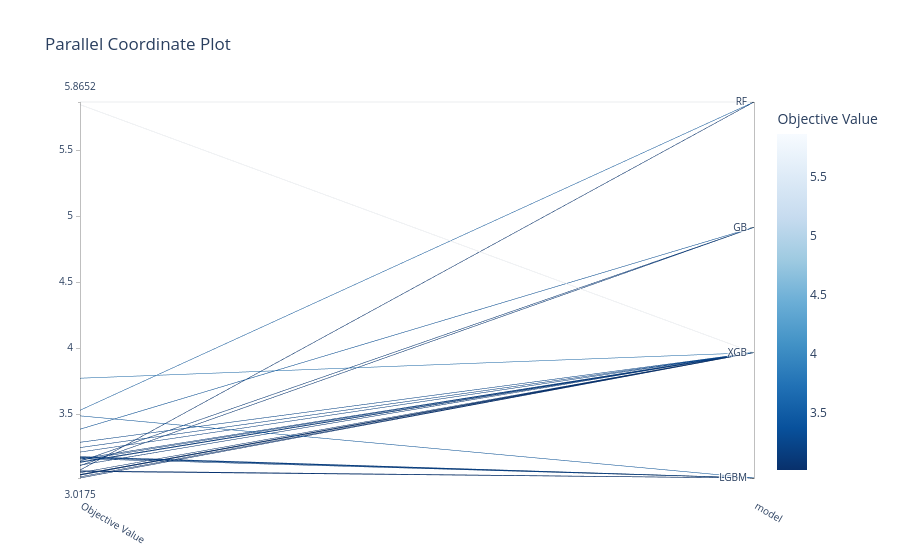

Source (notebook cell):
### Code cell
# parallel coordinate plot

optuna.visualization.plot_parallel_coordinate(study,params=["model"])

### Figure 1 — Plotly figure (JSON) as saved in the notebook; plotly's stock layout.template omitted (floating-point values rounded to 4 significant figures)
{"data": [{"dimensions": [{"label": "Objective Value", "range": [3.018, 5.865], "values": [3.072, 3.115, 5.845, 3.144, 3.53, 3.172, 3.387, 3.044, 3.164, 3.111, 3.288, 3.179, 3.077, 3.162, 3.488, 3.773, 3.067, 5.865, 3.174, 3.248, 3.058, 3.135, 3.018, 3.044, 3.04, 3.153, 3.14, 3.026, 3.214, 3.039]}, {"label": "model", "range": [0, 3], "ticktext": ["LGBM", "XGB", "GB", "RF"], "tickvals": [0, 1, 2, 3], "values": [0, 1, 1, 2, 3, 0, 2, 1, 0, 2, 1, 0, 3, 1, 0, 1, 0, 3, 0, 1, 1, 1, 1, 1, 1, 1, 1, 1, 1, 1]}], "labelangle": 30, "labelside": "bottom", "line": {"color": [3.072, 3.115, 5.845, 3.144, 3.53, 3.172, 3.387, 3.044, 3.164, 3.111, 3.288, 3.179, 3.077, 3.162, 3.488, 3.773, 3.067, 5.865, 3.174, 3.248, 3.058, 3.135, 3.018, 3.044, 3.04, 3.153, 3.14, 3.026, 3.214, 3.039], "colorbar": {"title": {"text": "Objective Value"}}, "colorscale": [[0, "rgb(247,251,255)"], [0.125, "rgb(222,235,247)"], [0.25, "rgb(198,219,239)"], [0.375, "rgb(158,202,225)"], [0.5, "rgb(107,174,214)"], [0.625, "rgb(66,146,198)"], [0.75, "rgb(33,113,181)"], [0.875, "rgb(8,81,156)"], [1, "rgb(8,48,107)"]], "reversescale": true, "showscale": true}, "type": "parcoords"}], "layout": {"title": {"text": "Parallel Coordinate Plot"}}}
